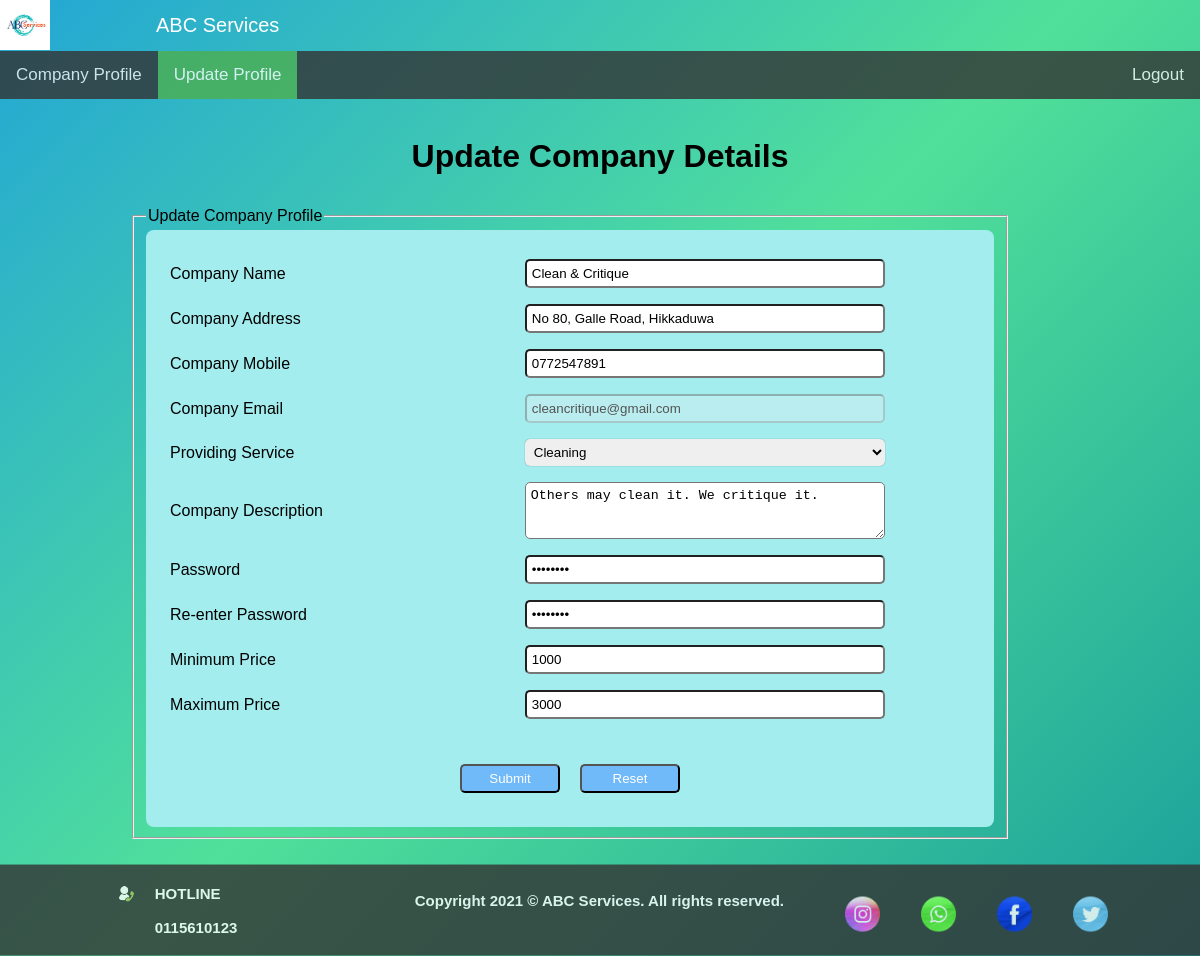
The page /company/updateprofile.php (signed in) on the database its author committed.
### tables this page shows
CREATE TABLE `company` (
  `companyid` int NOT NULL AUTO_INCREMENT,
  `logo` mediumblob,
  `cname` varchar(100) DEFAULT NULL,
  `caddress` varchar(200) DEFAULT NULL,
  `cmobile` varchar(45) DEFAULT NULL,
  `cemail` varchar(100) DEFAULT NULL,
  `cservice` varchar(45) DEFAULT NULL,
  `cdescription` varchar(200) DEFAULT NULL,
  `cpassword` varchar(45) DEFAULT NULL,
  `cminprice` float DEFAULT NULL,
  `cmaxprice` float DEFAULT NULL,
  PRIMARY KEY (`companyid`)
);

### company/updateprofile.php (the view, shortened to what this page needs)
<?php
include_once"../php/conn.php";
$uname = $_SESSION['uname'];
?>
<html>
<head>
<link rel="stylesheet" type="text/css" href="../css/headfoot.css"/>
<link rel="stylesheet" type="text/css" href="../css/formstyle.css"/>
</head>
<Body>
<header id = "header">
<div class="topnavname">
	<img src="../images/example.png">
	<a class="active" href="#">ABC Services</a>
</div>
</header>
<header id = "header">
<div class="topnav">
	<a href="companyprofile.php">Company Profile</a>
	<a class="active" href="#">Update Profile</a>
	<div>
		<a href="../php/logout.php">Logout</a>
	</div>
</div>
</header>
<br >
<h1 align = "center">Update Company Details</h1>
<div class="row">
	<div class="colfot1"></div>
	<div class="colfot3 input-form">
		<?php
		$sql="SELECT * FROM is1109.company where company.cemail = '".$uname."'";
		$result=$conn->query ($sql);
		if ($result -> num_rows >0)
		{
			while ($row= $result -> fetch_assoc())
			{
                    $name=$row ['cname'];
                    $caddress=$row ['caddress'];
                    $cmobile=$row ['cmobile'];
					$cservice=$row ['cservice'];
                    $cdescription=$row ['cdescription'];
                    $cpassword=$row ['cpassword'];
                    $cminprice=$row ['cminprice'];
					$cmaxprice=$row ['cmaxprice'];
			}
		}
        ?>
		<form action = "../php/updatecom.php" name = "myForm" method = "POST" onsubmit="return password()" enctype="multipart/form-data">
		<fieldset>
		<legend>Update Company Profile</legend>
		<table align = "center" cellspacing = "2" cellpadding = "2" border = "0" >
		<tr>
		<td>Company Name</td>
		<td><input type = "text" name = "Name" value="<?php echo $name ?>" required></td>
		</tr>
		<tr>
		<td>Company Address</td>
		<td><input type = "text" name = "Address" value="<?php echo $caddress ?>" required></td>
		</tr>
		<tr>
		<td>Company Mobile</td>
		<td><input type = "text" name = "Mobile" value="<?php echo $cmobile ?>" pattern="[0-9]{10}" required></td>
		</tr>
		<tr>
		<td>Company Email</td>
		<td><input type = "text" name = "EMail" value="<?php echo $uname ?>" pattern="[a-zA-Z0-9%_+-]+@[a-zA-Z]+\.[a-z]{2,3}" disabled></td>
		</tr>
		<tr>
		<td>Providing Service</td>
		<td>
		  <select name="Service" required>
			<option disabled selected><?php echo $cservice ?></option>
		  </select>
		</td>
		</tr>
		<tr>
		<td>Company Description</td>
		<td><textarea type = "text" rows="3" name = "Description" required><?php echo $cdescription ?></textarea></td>
		</tr>
		<tr>
		<td>Password</td>
		<td><input type = "password" value="<?php echo $cpassword ?>" name = "Password" placeholder="Passwordmust contain 8-20 characters" required></td>
		</tr>
		<tr>
		<td>Re-enter Password</td>
		<td><input type = "password" value="<?php echo $cpassword ?>" name = "RPassword" required></td>
		</tr>
		<tr>
		<td>Minimum Price</td>
		<td><input type = "text" value="<?php echo $cminprice ?>" name = "Minprice" required></td>
		</tr>
		<tr>
		<td>Maximum Price</td>
		<td><input type = "text" value="<?php echo $cmaxprice ?>" name = "Maxprice" required></td>
		</tr>
		<tr>
		<td><br ></td>
		<td><br ></td>
		</tr>
		<tr align="center">
		<td colspan="2"><button type = "submit" value = "Submit" />Submit</button><button type = "reset" value = "Reset" />Reset</button></td>
		</tr>
		</fieldset>
		</form>
	</div>
	<div class="colfot1"></div>
</div>
<?php include '../php/stickyfooter.php';?>
</body>
</html>

### css/headfoot.css (style rules this page uses)
body { margin: 0; font-family: Arial, Helvetica, sans-serif; width : 100%; height :100vh; background: linear-gradient(-45deg,#1B9F9C,#51E09A,#23A6D5) }
* { box-sizing:border-box; }
.topnav { overflow: hidden; background-color: #e9e9e9; }
.topnavname { overflow: hidden; }
.topnavname a.active { color: white; }
.topnavname a { float: left; color: #f2f2f2; text-align: center; padding: 14px 106px; text-decoration: none; font-size: 20px; }
.topnavname img { float: left; width: 50px; height: 50px; }
.topnav { overflow: hidden; background-color: #333; opacity: 0.8; transition: all 0.5s; }
.topnav a { float: left; color: #f2f2f2; text-align: center; padding: 14px 16px; text-decoration: none; font-size: 17px; }
.topnav div { float: right; color: #f2f2f2; text-align: center; text-decoration: none; font-size: 17px; }
.topnav a.active { background-color: #4CAF50; color: white; }
.colfot1 { float: left; width: 10%; padding: 10px; }
.colfot3 { float: left; width: 75%; padding: 10px; }
.row:after { content: ""; display: table; clear: both; }

### css/formstyle.css (style rules this page uses)
.input-form table { width: 100%; padding: 20px; background-color:rgb(163, 237, 239); color: black; border-radius:8px; }
.input-form button { width:100px; margin: 10px; padding: 5px; color: white; background-color: #70bafa; border-radius: 5px; }
.input-form input , textarea { padding: 5px; margin: 5px; width: 80%; border-radius: 5px; }
.input-form select { padding: 5px; margin: 5px; width: 80%; border-radius: 5px; }
.search-form input, select { box-shadow:0px 0px 1px 0px rgba(0,0,0,0.5); outline:none; border:none; padding: 7px; margin: 5px; width: 100%; border-radius: 5px; }

### rows shown on the page
company: Name "Clean & Critique", Address "No 80, Galle Road, Hikkaduwa", Mobile "0772547891", Service "Cleaning", Description "Others may clean it. We critique it.", Minprice "1000", Maxprice "3000"
